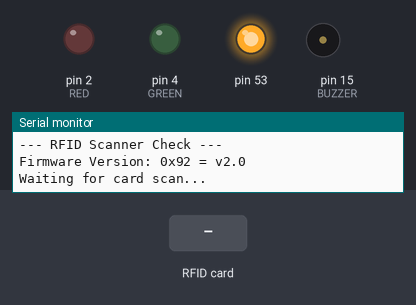
This sketch was run on a simulated Arduino Mega 2560, built with avr-gcc and run on an emulated ATmega2560. Shown: output pins drawn as LEDs (lit = HIGH), buzzer (waves = sounding, pin HIGH), the last lines printed to the serial monitor. Dashed ring = blinking. Inputs (shaded band) come from the test bench.

Above: at 2.0 s.
2.1 s: RFID card 63 EB 7D 2F held to the reader
At 2.4 s:
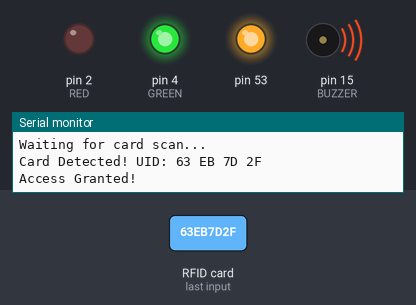
4.1 s: RFID card 5E 7A 19 C4 held to the reader
At 4.72 s:
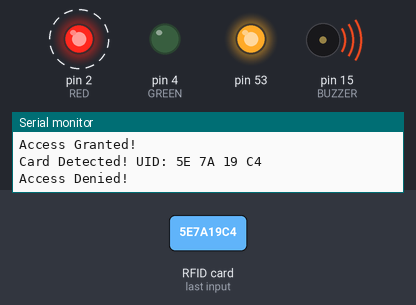
Timing chart, 0 to 7.1 s (numbered marks = the images above; inputs shaded):
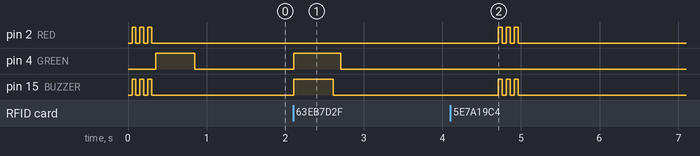

The sketch:

RFID_Auth.ino
```cpp
#include <SPI.h>
#include <MFRC522.h>

const int GREEN = 4;
const int RED = 2;

const int BUZZER = 15;

#define SS_PIN 5
#define RST_PIN 22

MFRC522 rfid(SS_PIN, RST_PIN);

void setup() {
  Serial.begin(115200);
  SPI.begin();
  rfid.PCD_Init();

  pinMode(GREEN, OUTPUT);
  pinMode(RED, OUTPUT);
  pinMode(BUZZER, OUTPUT);

  playWarning();

  digitalWrite(GREEN, HIGH);
  delay(500);
  digitalWrite(GREEN, LOW);

  Serial.println("--- RFID Scanner Check ---");

  rfid.PCD_DumpVersionToSerial();
  Serial.println("Waiting for card scan...");
}

void loop() {

  if (!rfid.PICC_IsNewCardPresent()) {
    return;
  }

  if (!rfid.PICC_ReadCardSerial()) {
    return;
  }


  Serial.print("\nCard Detected! UID:");
  String content = "";
  for (byte i = 0; i < rfid.uid.size; i++) {
    content.concat(String(rfid.uid.uidByte[i] < 0x10 ? " 0" : " "));
    content.concat(String(rfid.uid.uidByte[i], HEX));
  }
  content.toUpperCase();
  Serial.println(content);


  if (content.substring(1) == "63 EB 7D 2F") {
    Serial.print("Access Granted!");
    playSuccess();

    delay(2000);
  } else {
    Serial.print("Access Denied!");
    playWarning();
  }

  rfid.PICC_HaltA();
  rfid.PCD_StopCrypto1();
}


void playSuccess() {
  digitalWrite(GREEN, HIGH);
  digitalWrite(BUZZER, HIGH);
  delay(500);
  digitalWrite(BUZZER, LOW);
  delay(100);
  digitalWrite(GREEN, LOW);
}


void playWarning() {
  digitalWrite(RED, HIGH);
  for (int i = 0; i < 3; i++) {
    digitalWrite(RED, HIGH);
    digitalWrite(BUZZER, HIGH);
    delay(50);
    digitalWrite(RED, LOW);
    digitalWrite(BUZZER, LOW);
    delay(50);
  }
  digitalWrite(RED, LOW);
}

void blinkBoth() {
  for (int i = 0; i < 3; i++) {
    digitalWrite(GREEN, HIGH);
    digitalWrite(RED, HIGH);
    delay(20);
    digitalWrite(GREEN, LOW);
    digitalWrite(RED, LOW);
    delay(20);
  }
}

void customBlink(int ledPin, int times, int duration) {
  for (int i = 0; i < times; i++) {
    digitalWrite(ledPin, HIGH);
    delay(duration);
    digitalWrite(ledPin, LOW);
    delay(duration);
  }
}
```

Measured:
- after the input at 2.1 s, pin 4 (GREEN): LOW → HIGH at once, → LOW 0.60 s later; pin 15 (BUZZER): LOW → HIGH at once, → LOW 0.50 s later
- after the input at 4.1 s, pin 2 (RED), pin 15 (BUZZER): alternates HIGH for 0.05 s and LOW for 0.05 s, 6 changes in all, then stays LOW, starting after 0.61 s
